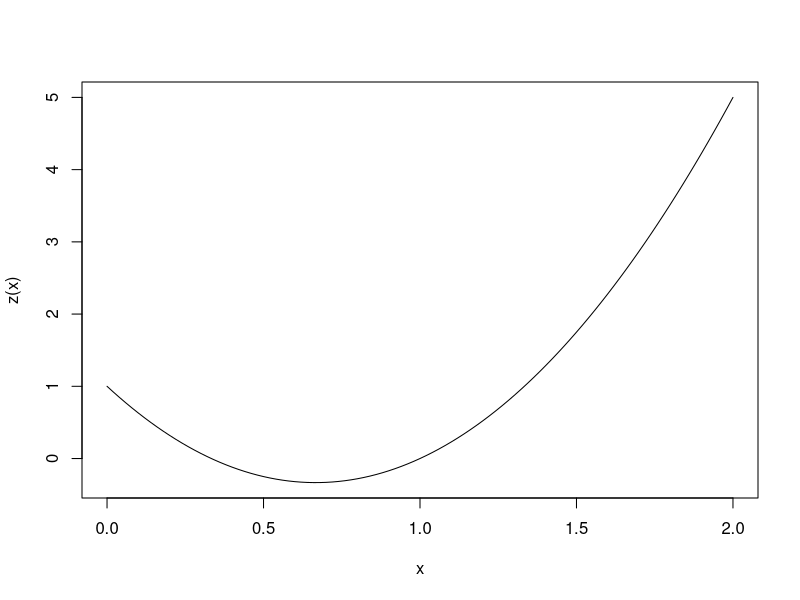

Write the R code that produced this figure.
###################### Golden section method #########################
##### Copyright (C) 2016.11.16 Jaeyoung Jung all rights reserved. ####

rm(list=ls(all=TRUE))
gc(reset=TRUE)


### Target function : Problem 4.3
z <- function(x) {
  y = 3 * x^2 - 4 * x + 1
  return(y)
}

# Draw function graph
curve(z, 0, 2)


### Initial value
a <- 0
b <- 2

# Reduction ratio - Golden ratio : 1/2 * (sqrt(5) - 1)
ratio <- 1/2 * (sqrt(5) - 1)

# Convergence ratio
epsilon <- 0.001


### Optimization
for (i in 1:100) {
  x_L <- (b - a) * (1 - ratio) + a
  x_R <- (b - a) * ratio + a
  
  if (z(x_L) <= z(x_R)) {
    b <- x_R
    if ((b - a)/2 <= epsilon) {
      x_hat <- (b + a) / 2
      print(paste("x_hat = ", x_hat, ", ", "Niter = ", i, ", ", "Convergence interval = ", (b - a) / 2, sep = ""))
      break()
    } else {
      x_R <- x_L
      x_L <- (b - a) * (1 - ratio) + a
      print(paste("x_hat = ", (b + a) / 2, ", ", "Niter = ", i, ", ", "Convergence interval = ", (b - a) / 2, sep = ""))
      next
    }
  } else {
    a <- x_L
    if ((b - a)/2 <= epsilon) {
      x_hat <- (b + a) / 2
      print(paste("x_hat = ", x_hat, ", ", "Niter = ", i, ", ", "Convergence interval = ", (b - a) / 2, sep = ""))
      break()
    } else {
      x_L <- x_R
      x_R <- (b - a) * ratio + a
      print(paste("x_hat = ", (b + a) / 2, ", ", "Niter = ", i, ", ", "Convergence interval = ", (b - a) / 2, sep = ""))
      next
    }
  }
} 
